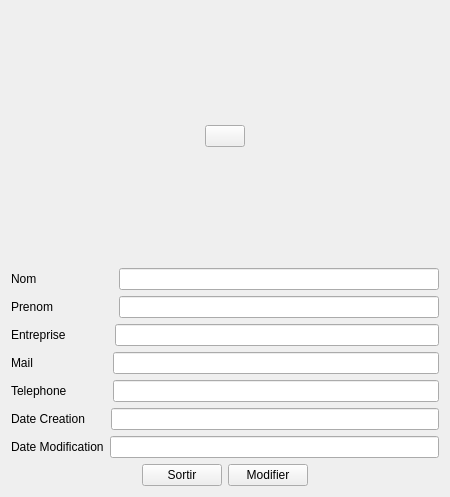
<?xml version="1.0" encoding="UTF-8"?>
<ui version="4.0">
 <class>AfficheContact</class>
 <widget class="QWidget" name="AfficheContact">
  <property name="geometry">
   <rect>
    <x>0</x>
    <y>0</y>
    <width>450</width>
    <height>497</height>
   </rect>
  </property>
  <property name="windowTitle">
   <string>Afficher Contact</string>
  </property>
  <layout class="QGridLayout" name="gridLayout">
   <item row="4" column="0">
    <layout class="QHBoxLayout" name="horizontalLayout_4">
     <item>
      <widget class="QLabel" name="label_4">
       <property name="text">
        <string>Mail                      </string>
       </property>
      </widget>
     </item>
     <item>
      <widget class="QLineEdit" name="lineMail">
       <property name="enabled">
        <bool>true</bool>
       </property>
       <property name="readOnly">
        <bool>true</bool>
       </property>
      </widget>
     </item>
    </layout>
   </item>
   <item row="5" column="0">
    <layout class="QHBoxLayout" name="horizontalLayout_5">
     <item>
      <widget class="QLabel" name="label_5">
       <property name="text">
        <string>Telephone            </string>
       </property>
      </widget>
     </item>
     <item>
      <widget class="QLineEdit" name="linePhone">
       <property name="enabled">
        <bool>true</bool>
       </property>
       <property name="readOnly">
        <bool>true</bool>
       </property>
      </widget>
     </item>
    </layout>
   </item>
   <item row="0" column="0">
    <layout class="QHBoxLayout" name="horizontalLayout_6">
     <item alignment="Qt::AlignHCenter|Qt::AlignVCenter">
      <widget class="QPushButton" name="Photo">
       <property name="text">
        <string/>
       </property>
      </widget>
     </item>
    </layout>
   </item>
   <item row="7" column="0">
    <layout class="QHBoxLayout" name="horizontalLayout_8">
     <item alignment="Qt::AlignRight">
      <widget class="QLabel" name="label_9">
       <property name="text">
        <string>Date Modification</string>
       </property>
      </widget>
     </item>
     <item>
      <widget class="QLineEdit" name="lineDE">
       <property name="enabled">
        <bool>true</bool>
       </property>
       <property name="cursor">
        <cursorShape>IBeamCursor</cursorShape>
       </property>
       <property name="mouseTracking">
        <bool>true</bool>
       </property>
       <property name="acceptDrops">
        <bool>true</bool>
       </property>
       <property name="readOnly">
        <bool>true</bool>
       </property>
      </widget>
     </item>
    </layout>
   </item>
   <item row="3" column="0">
    <layout class="QHBoxLayout" name="horizontalLayout_3">
     <item>
      <widget class="QLabel" name="label_3">
       <property name="text">
        <string>Entreprise             </string>
       </property>
      </widget>
     </item>
     <item>
      <widget class="QLineEdit" name="lineEntreprise">
       <property name="enabled">
        <bool>true</bool>
       </property>
       <property name="readOnly">
        <bool>true</bool>
       </property>
      </widget>
     </item>
    </layout>
   </item>
   <item row="2" column="0">
    <layout class="QHBoxLayout" name="horizontalLayout_2">
     <item>
      <widget class="QLabel" name="label_2">
       <property name="text">
        <string>Prenom                  </string>
       </property>
      </widget>
     </item>
     <item>
      <widget class="QLineEdit" name="linePrenom">
       <property name="enabled">
        <bool>true</bool>
       </property>
       <property name="readOnly">
        <bool>true</bool>
       </property>
      </widget>
     </item>
    </layout>
   </item>
   <item row="1" column="0">
    <layout class="QHBoxLayout" name="horizontalLayout">
     <item>
      <widget class="QLabel" name="label">
       <property name="text">
        <string>Nom                       </string>
       </property>
      </widget>
     </item>
     <item>
      <widget class="QLineEdit" name="lineNom">
       <property name="enabled">
        <bool>true</bool>
       </property>
       <property name="readOnly">
        <bool>true</bool>
       </property>
      </widget>
     </item>
    </layout>
   </item>
   <item row="8" column="0">
    <layout class="QHBoxLayout" name="horizontalLayout_7">
     <item alignment="Qt::AlignRight">
      <widget class="QPushButton" name="SortirButton">
       <property name="text">
        <string>Sortir</string>
       </property>
      </widget>
     </item>
     <item alignment="Qt::AlignLeft">
      <widget class="QPushButton" name="ModifierButton">
       <property name="text">
        <string>Modifier</string>
       </property>
      </widget>
     </item>
    </layout>
   </item>
   <item row="6" column="0">
    <layout class="QHBoxLayout" name="horizontalLayout_9">
     <item>
      <widget class="QLabel" name="label_7">
       <property name="text">
        <string>Date Creation      </string>
       </property>
      </widget>
     </item>
     <item>
      <widget class="QLineEdit" name="lineDC">
       <property name="enabled">
        <bool>true</bool>
       </property>
       <property name="readOnly">
        <bool>true</bool>
       </property>
      </widget>
     </item>
    </layout>
   </item>
  </layout>
 </widget>
 <resources/>
 <connections/>
</ui>
